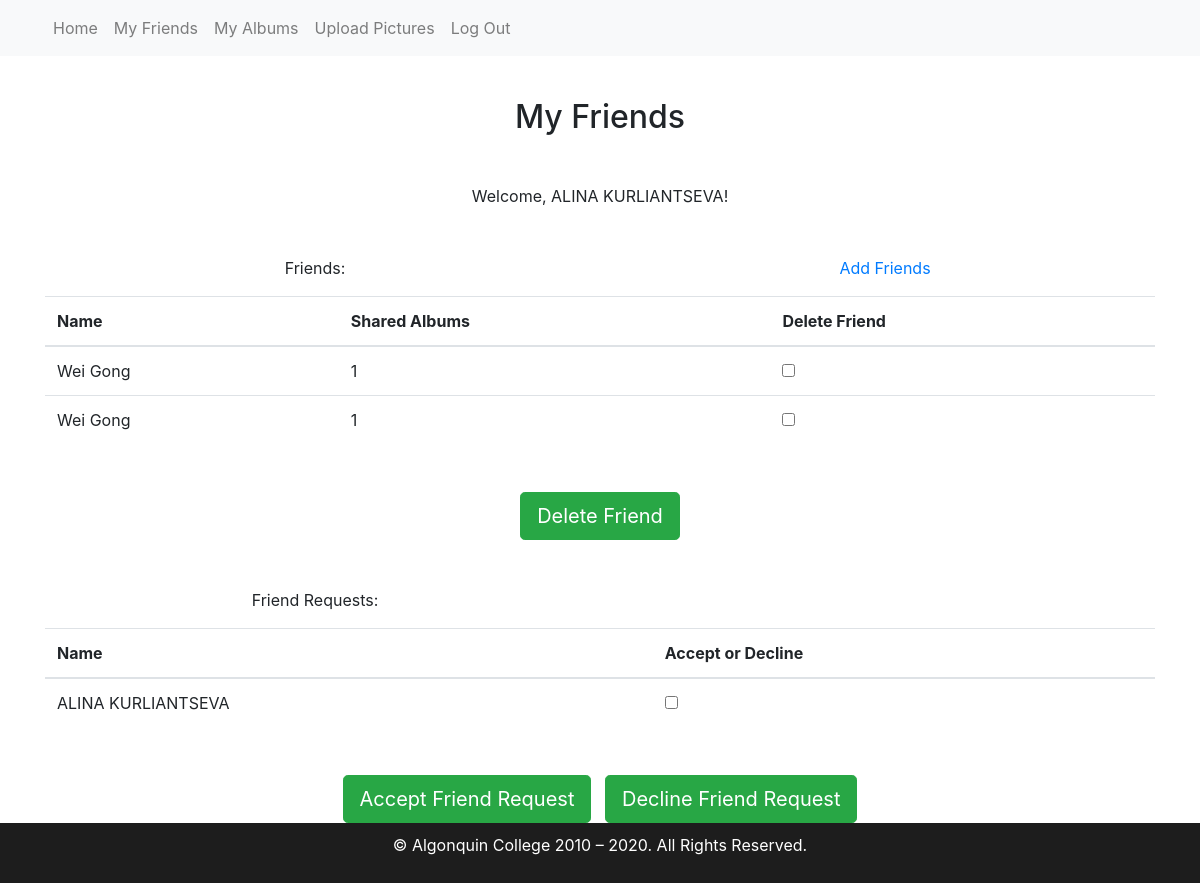
Page /ac-php-project/MyFriends.php (signed in) on the committed database.
### tables this page shows
CREATE TABLE IF NOT EXISTS `User` (
  `user_id` varchar(16) NOT NULL,
  `name` varchar(256) NOT NULL,
  `phone` varchar(16) DEFAULT NULL,
  `password` varchar(256) DEFAULT NULL
);

### ac-php-project/includes/session.php (called while the page is built, shortened)
<?php
    class Session {
        private function check_the_login() {
            if (isset($_SESSION['user_id'])) {
                $this->user_id = $_SESSION['user_id'];
            } else {
                unset($this->user_id);
                $this->signed_in = false;
            }
        }
    }
    $session = new Session();

### ac-php-project/includes/database.php (called while the page is built, shortened)
<?php
    class Database {
        public $connection;
        public function open_db_connection() {
            $this->connection = new mysqli(DB_HOST, DB_USER, DB_PASS, DB_NAME);
        }
        public function query($sql) {
            $result = $this->connection->query($sql);
            return $result;
        }
    }
    $database = new Database();

### ac-php-project/includes/db_object.php (called while the page is built, shortened)
<?php
    class DB_object {
        public static function find_by_id($id) {
            $the_result_array = static::find_by_query("SELECT * FROM  " . static::$db_table . "  WHERE user_id = '$id' LIMIT 1");
            return !empty($the_result_array) ? array_shift($the_result_array) : false;
        }
        public static function find_by_query($sql) {
            global $database;
            $result_set = $database->query($sql);
            $the_object_array = array();
            while ($row = mysqli_fetch_array($result_set)) {
                $the_object_array[] = static::instantiation($row);
            }
            return $the_object_array;
        }
        public static function instantiation($the_record) {
            $the_object = new $calling_class;
            foreach ($the_record as $the_attribute => $value) {
                if ($the_object->has_the_attribute($the_attribute)) {
                    $the_object->$the_attribute = $value;
                }
            }
            return $the_object;
        }
        private function has_the_attribute($the_attribute) {
            $object_properties = get_object_vars($this);
            return array_key_exists($the_attribute, $object_properties);
        }
    }

### ac-php-project/includes/functions.php (called while the page is built, shortened)
<?php
    function classAutoLoader($class) {
        $class = strtolower($class);
        $the_path = "includes/{$class}.php";
    }

### ac-php-project/includes/friendship.php (called while the page is built, shortened)
<?php
    class Friendship extends DB_object {
        protected static $db_table = "Friendship";
        public static function find_friends_ids($user_id) {
            $sql = "SELECT friend_requester_id, friend_requestee_id FROM  " . self::$db_table . "  WHERE ";
            $sql .= "status = 'accepted'";
            $sql .= " AND (friend_requester_id = '{$user_id}'";
            $sql .= " OR friend_requestee_id = '{$user_id}')";
            $ids = self::find_by_query($sql);
            $friends_ids = array();
            foreach($ids as $id) {
                $friends_ids[] = $id->friend_requester_id != $user_id ?  $id->friend_requester_id : $id->friend_requestee_id;
            }
            return $friends_ids;
        }
        public static function find_friends_request_ids($user_id) {
            $sql = "SELECT friend_requester_id FROM  " . self::$db_table;
            $sql .= " WHERE status = 'request'";
            $sql .= " AND friend_requestee_id = '{$user_id}'";
            $ids = self::find_by_query($sql);
            $request_ids = array();
            foreach($ids as $id) {
                $request_ids[] = $id->friend_requester_id;
            }
            return $request_ids;
        }
    }

### ac-php-project/includes/album.php (called while the page is built, shortened)
<?php
    class Album extends DB_object
    {
        protected static $db_table = "Album";
        public static function find_shared_albums($friend_id) {
            $sql = "SELECT * FROM  " . self::$db_table . "  WHERE ";
            $sql .= "accessibility_code = 'shared'";
            $sql .= " AND owner_id = '{$friend_id}'";
            $shared_albums = self::find_by_query($sql);
            return count((array)$shared_albums);
        }
    }

### ac-php-project/MyFriends.php (the view, shortened to what this page needs)
<?php
    include("includes/header.php");
?>
<div class="container text-center">
    <h2 class="my-5">My Friends</h2>
    <p class="mb-5">Welcome, <?php echo User::find_by_id($session->user_id)->name; ?>!</p>
    <form class="mb-5" method="post" id="form_id" action="<?php echo $_SERVER['PHP_SELF']; ?>" onsubmit="return confirmDelete(this);">
        <div class="row">
            <p class="col-sm-6 text-lef">Friends:</p>
            <p class="col-sm-6 text-lef"><a href="AddFriend.php">Add Friends</a></p>
        </div>
        <table class="table table-hover text-left mb-5">
            <thead>
                <tr>
                    <th>Name</th>
                    <th>Shared Albums</th>
                    <th>Delete Friend</th>
                </tr>
            </thead>
            <tbody>
                <?php
                    $friends_ids = Friendship::find_friends_ids($session->user_id);
                    foreach ($friends_ids as $friend_id):
                        $fr_id = User::find_by_id($friend_id);
                        $shared_albums = Album::find_shared_albums($friend_id);
                ?>
                <tr>
                    <td><?php echo $fr_id->name; ?></a></td>
                    <td><?php echo $shared_albums; ?></td>
                    <td><input type="checkbox" name="friendsSelected[]" value="<?php echo $fr_id->user_id; ?>"></td>
                </tr>
                <?php
                    endforeach;
                ?>
            </tbody>
        </table>
        <p>
            <input type="submit" name="btnSubmit" value="Delete Friend" class="btn btn-success btn-lg" />
        </p>
    </form>
    <form class="mb-5" method="post" id="form_id" action="<?php echo $_SERVER['PHP_SELF']; ?>">
        <div class="row">
            <p class="col-sm-6 text-lef">Friend Requests:</p>
        </div>
        <table class="table table-hover text-left mb-5">
            <thead>
                <tr>
                    <th>Name</th>
                    <th>Accept or Decline</th>
                </tr>
            </thead>
            <tbody>
                <?php
                    $friend_requester_ids = Friendship::find_friends_request_ids($session->user_id);
                    foreach ($friend_requester_ids as $friend_requester_id):
                        $friend_requester_name = User::find_by_id($friend_requester_id);
                ?>
                <tr>
                    <td><?php echo $friend_requester_name->name; ?></td>
                    <td><input type="checkbox" name="requestsSelected[]" value="<?php echo $friend_requester_name->user_id; ?>"></td>
                </tr>
                <?php
                    endforeach;
                ?>
            </tbody>
        </table>
        <p>
            <input type="submit" name="btnAccept" value="Accept Friend Request" class="btn btn-success btn-lg" />&nbsp;&nbsp;
            <input type="submit" name="btnDecline" value="Decline Friend Request" class="btn btn-success btn-lg" onclick="return confirm('Are you sure you want to delete selected requests?')"/>
        </p>
    </form>
</div>
<?php include("includes/footer.php");

### rows in the picture
user: name "ALINA KURLIANTSEVA"
user: name "Wei Gong"
user: name "ALINA KURLIANTSEVA"

### other values in the picture
$shared_albums "1"
Date("Y") "2020"
